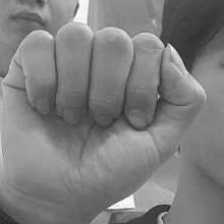
#> input picture data/A/182.jpg, 224 x 224 px; its folder holds only this picture in this run
$ python 'data_augmentation_for image.py'
#> lines starting #> are read from the running program, lines starting #| are printed output that depends on the picture
import cv2
import numpy as np
import os
import random

# =========================
# AUGMENT 1 ẢNH
# =========================
def augment_image(image):
    rows, cols, _ = image.shape

    # 1. Random rotation
    angle = random.choice([90, 180, 270])
    M = cv2.getRotationMatrix2D((cols / 2, rows / 2), angle, 1)
    rotated = cv2.warpAffine(image, M, (cols, rows), borderMode=cv2.BORDER_REFLECT)

    # 2. Random scaling
    scale = random.uniform(0.8, 1.2)
    scaled = cv2.resize(rotated, None, fx=scale, fy=scale, interpolation=cv2.INTER_LINEAR)

    # Resize/pad về size gốc
    scaled = cv2.resize(scaled, (cols, rows))

    # 3. Random translation
    tx, ty = random.randint(-20, 20), random.randint(-20, 20)
    M_shift = np.float32([[1, 0, tx], [0, 1, ty]])
    shifted = cv2.warpAffine(scaled, M_shift, (cols, rows), borderMode=cv2.BORDER_REFLECT)

    # 4. Random crop
    crop_size = random.uniform(0.7, 1.0)
    crop_w = int(cols * crop_size)
    crop_h = int(rows * crop_size)

    x = random.randint(0, cols - crop_w)
    y = random.randint(0, rows - crop_h)

    cropped = shifted[y:y+crop_h, x:x+crop_w]
    cropped = cv2.resize(cropped, (cols, rows))

    # 5. Brightness & contrast
    brightness = random.randint(-30, 30)
    contrast = random.uniform(0.8, 1.2)
    bc = cv2.convertScaleAbs(cropped, alpha=contrast, beta=brightness)

    # 6. Color shift
    shift = np.array([
        random.randint(-20, 20),
        random.randint(-20, 20),
        random.randint(-20, 20)
    ], dtype=np.int16)

    bc = np.clip(bc.astype(np.int16) + shift, 0, 255).astype(np.uint8)

    return bc


# =========================
# AUGMENT DATASET NHIỀU LABEL
# =========================
def augment_multilabel_dataset(input_root, output_root, num_augmentations=5):
#> called with input_root = 'data', output_root = 'data_clean', num_augmentations = 9
    for label in os.listdir(input_root):
        label_in = os.path.join(input_root, label)

        if not os.path.isdir(label_in):
            continue

        label_out = os.path.join(output_root, label)
        os.makedirs(label_out, exist_ok=True)

        for file in os.listdir(label_in):
            if not file.lower().endswith((".jpg", ".png")):
                continue

            img_path = os.path.join(label_in, file)
            image = cv2.imread(img_path)
#> image is the input picture: shape (224, 224, 3); min 37, max 255, mean 125.6

            if image is None:
                print(f"❌ Không đọc được {img_path}")
                continue

            # Lưu ảnh gốc
            cv2.imwrite(os.path.join(label_out, file), image)

            name, ext = os.path.splitext(file)

            for i in range(num_augmentations):
                aug = augment_image(image)
                new_name = f"{name}_aug_{i}{ext}"
                cv2.imwrite(os.path.join(label_out, new_name), aug)
#> this loop made 9 passes
#> pass 1, in augment_image, `rotated = cv2.warpAffine(image, M, (cols, rows), borderMode=cv2.BORDER..`:
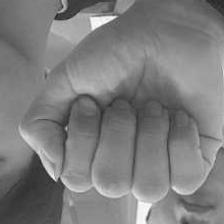
#> rotated: shape (224, 224, 3); min 37, max 255, mean 125.3
#> pass 1, in augment_image, `shifted = cv2.warpAffine(scaled, M_shift, (cols, rows), borderMode=cv2..`:
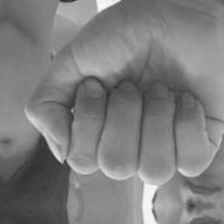
#> shifted: shape (224, 224, 3); min 49, max 250, mean 125.5

        print(f"✅ Label {label} xong")
#> pass 2 of the loop in augment_multilabel_dataset, `for label in os.listdir(input_root):`:
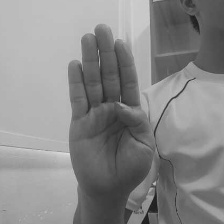
#> input picture data/B/B_028.jpg, 224 x 224 px
#> in augment_multilabel_dataset, image is the input picture: shape (224, 224, 3); min 27, max 223, mean 136.7
#> the loop in augment_multilabel_dataset, `for i in range(num_augmentations):` made 9 passes
#> (M in augment_image, new_name) on passes 1 to 6: ([[-1.84e-16, -1, 224], [1, -1.84e-16, 2.84e-14]], 'B_028_aug_0.jpg'), ([[6.12e-17, 1, -1.42e-14], [-1, 6.12e-17, 224]], 'B_028_aug_1.jpg'), ([[6.12e-17, 1, -1.42e-14], [-1, 6.12e-17, 224]], 'B_028_aug_2.jpg'), ([[-1, 1.22e-16, 224], [-1.22e-16, -1, 224]], 'B_028_aug_3.jpg'), ([[-1.84e-16, -1, 224], [1, -1.84e-16, 2.84e-14]], 'B_028_aug_4.jpg'), ([[6.12e-17, 1, -1.42e-14], [-1, 6.12e-17, 224]], 'B_028_aug_5.jpg')
#> pass 1, in augment_image (call 10), `rotated = cv2.warpAffine(image, M, (cols, rows), borderMode=cv2.BORDER..`:
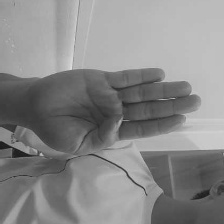
#> rotated: shape (224, 224, 3); min 27, max 223, mean 136.5
#> pass 1, in augment_image (call 10), `shifted = cv2.warpAffine(scaled, M_shift, (cols, rows), borderMode=cv2..`:
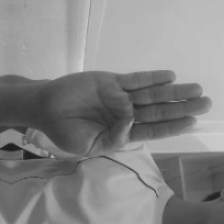
#> shifted: shape (224, 224, 3); min 30, max 214, mean 134.7


# =========================
# MAIN
# =========================
if __name__ == "__main__":
    input_root = "data"
    output_root = "data_clean"

    augment_multilabel_dataset(
        input_root,
        output_root,
        num_augmentations=9
    )

    print("🎉 Augment xong toàn bộ dataset")
